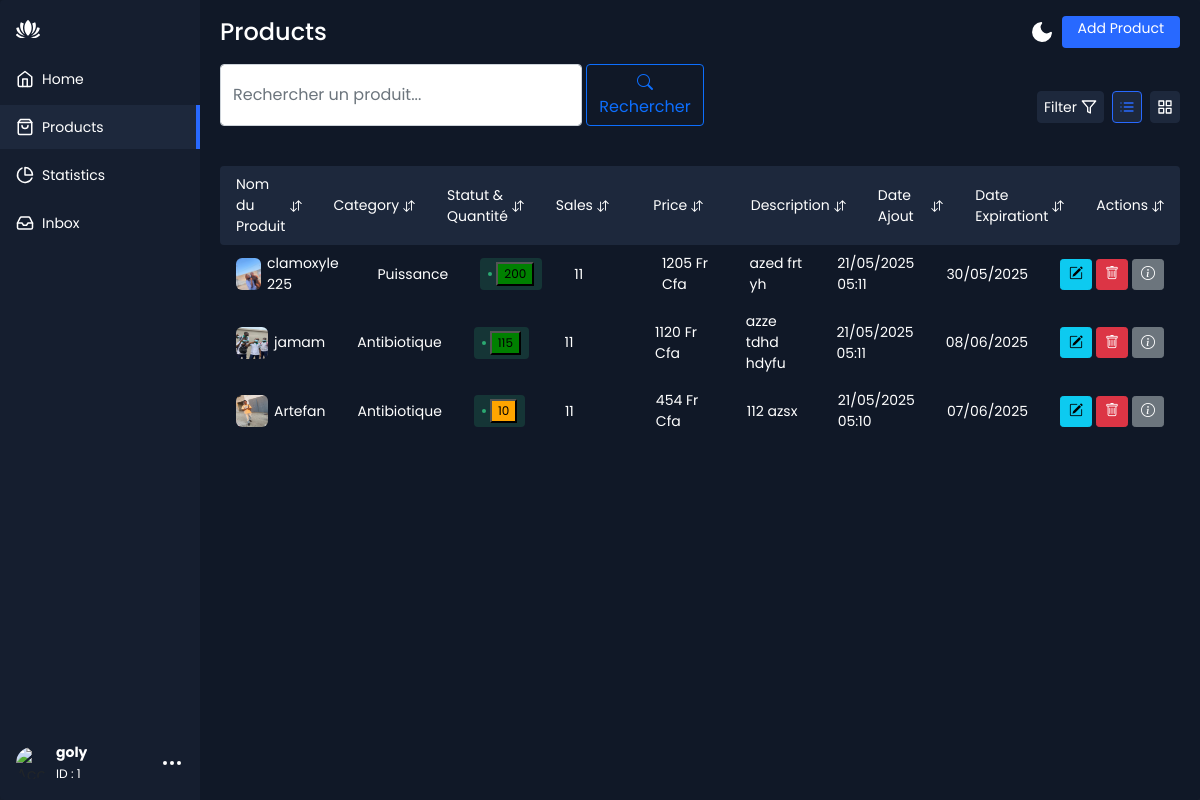
The app's page /produit/ (signed in), older data.
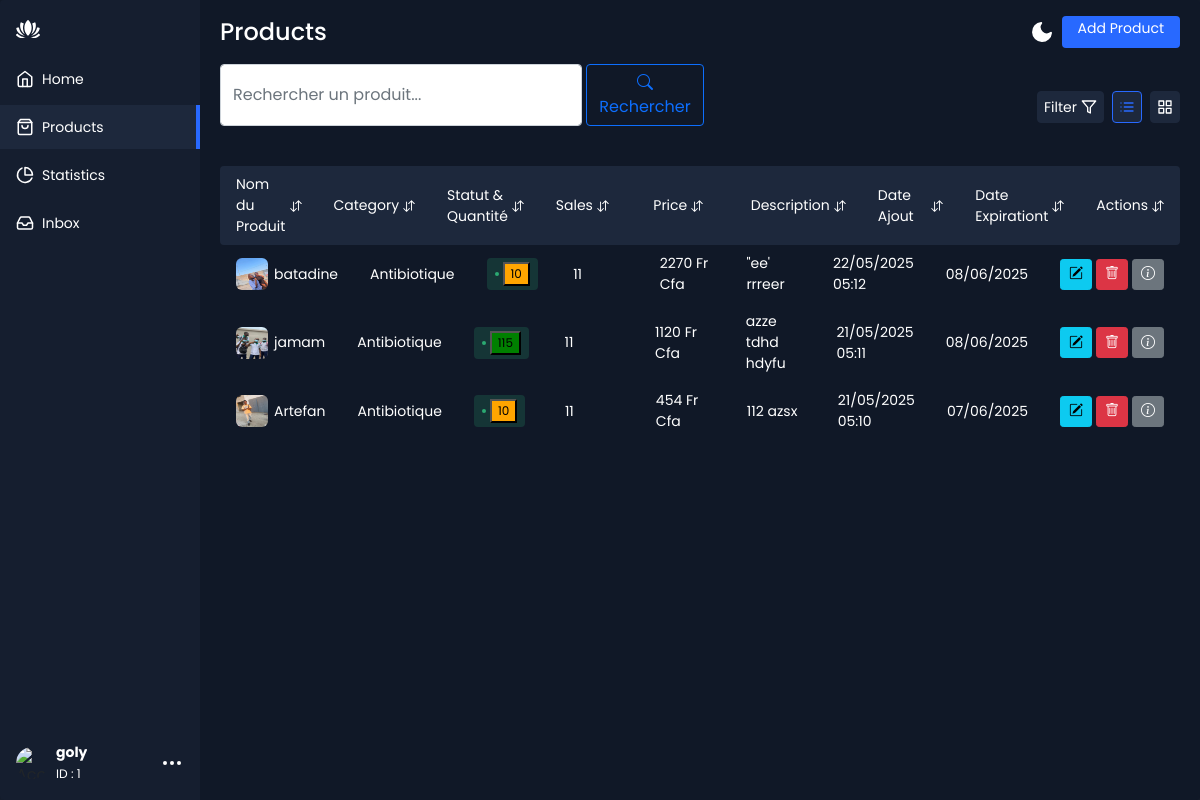
The same page, newer data.
### Produits/models.py (models this page shows, shortened)
class Produit(models.Model):
    name = models.CharField(max_length=200)
    category = models.ForeignKey(Category, on_delete=models.CASCADE)
    price = models.IntegerField()
    quantite = models.PositiveIntegerField()
    description = models.TextField()
    date_ajout = models.DateTimeField(auto_now_add=True)
    date_expiration = models.DateTimeField()
    image = models.ImageField(upload_to='produits/', null=True, blank=True)
    class Meta:
        ordering = ['-date_ajout']
    def statut_quantite(self):
        if self.quantite == 0:
            return 'red'
        elif self.quantite <= 10:
            return 'orange'
        else:
            return 'green'

class Category(models.Model):
    name = models.CharField(max_length=200)

### Produits/views.py (the view)
# urls.py: path('produit/', produit_list.as_view(), name='produit'),  # liste des produits
class produit_list(LoginRequiredMixin, ListView):
    model = Produit
    template_name = 'produit.html'
    context_object_name = 'produits'

### Produits/templates/produit.html (shortened to what the changed rows need)
{% load static %}
<!DOCTYPE html>
<html lang="en" >
<head>
  <link rel="stylesheet" href="https://cdnjs.cloudflare.com/ajax/libs/normalize/5.0.0/normalize.min.css">
  <link rel="stylesheet" href="{% static 'bootstrap.min.css' %}">
  <link rel="stylesheet" href="{% static 'style.css' %}">
  <link rel="stylesheet" href="https://cdn.jsdelivr.net/npm/bootstrap-icons@1.11.1/font/bootstrap-icons.css">
</head>
<body>
<div class="app-container">
  <div class="app-content">
    <div class="app-content-header">
      <h1 class="app-content-headerText">Products</h1>
    </div>
    <div class="products-area-wrapper tableView">
        {% for n in object_list %}
        <div class="products-row">
          <div class="product-cell image">
            {% if n.image %}
              <img src="{{ n.image.url }}" alt="{{ n.name }}">
            {% else %}
            <img src="{{ Produits.image.url }}" alt="Image non disponible" class="img-thumbnail" width="150">
            {% endif %}
            <span>{{ n.name }}</span>
          </div>
          <div class="product-cell category"><span class="cell-label">Catégorie:</span>{{ n.category.name }}</div>
          <div class="product-cell status-cell">
            <span class="status active">
              <button class="button {{ n.statut_quantite }}">{{ n.quantite }}</button>
            </span>
          </div>
          <div class="product-cell sales"><span class="cell-label">Ventes:</span>11</div>
          <div class="product-cell price"><span class="cell-label">Prix:</span>{{ n.price }} Fr Cfa</div>
          <div class="product-cell description"><span class="cell-label">Description:</span>{{ n.description }}</div>
          <div class="product-cell date"><span class="cell-label">Ajouté le:</span>{{ n.date_ajout|date:"d/m/Y m:h" }}</div>
          <div class="product-cell date"><span class="cell-label">Expire le:</span>{{ n.date_expiration|date:"d/m/Y" }}</div>
          <div class="product-cell Actions">
              <a href="{% url 'modifier' n.pk %}" class="btn btn-info btn-sm me-1" title="Modifier"><i class="bi bi-pencil-square"></i></a>
              <a href="{% url 'produit_supprimer' n.pk %}" class="btn btn-danger btn-sm me-1" data-id="{{ n.id }}" title="Supprimer"><i class="bi bi-trash"></i></a>
              <a href="{% url 'produit_detail' n.pk %} "class="btn btn-secondary btn-sm" title="Détails"><i class="bi bi-info-circle"></i></a>
          </div>
        </div>
      {% endfor %}
  </div>
</div>
</body>
</html>

Row changes from the older to the newer data that the page shows:
removed Produit: image (picture), name "clamoxyle 225", category.name "Puissance", quantite "200", price "1205", description "azed frt yh", date_ajout "21/05/2025 05:11", date_expiration "30/05/2025"
added Produit: image (picture), name "batadine", category.name "Antibiotique", quantite "10", price "2270", description "\"ee' rrreer", date_ajout "22/05/2025 05:12", date_expiration "08/06/2025"
